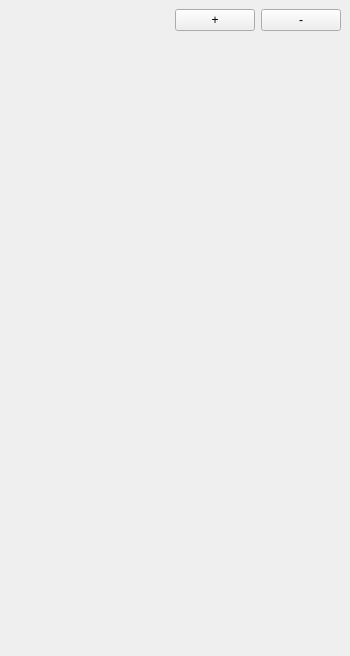
<?xml version="1.0" encoding="UTF-8"?>
<ui version="4.0">
 <class>MacroPanel</class>
 <widget class="QDockWidget" name="MacroPanel">
  <property name="geometry">
   <rect>
    <x>0</x>
    <y>0</y>
    <width>350</width>
    <height>656</height>
   </rect>
  </property>
  <property name="minimumSize">
   <size>
    <width>150</width>
    <height>200</height>
   </size>
  </property>
  <property name="floating">
   <bool>true</bool>
  </property>
  <property name="windowTitle">
   <string>Macros</string>
  </property>
  <widget class="QWidget" name="dockWidgetContents">
   <layout class="QVBoxLayout" name="verticalLayout">
    <item>
     <layout class="QHBoxLayout" name="horizontalLayout">
      <item>
       <spacer name="horizontalSpacer">
        <property name="orientation">
         <enum>Qt::Horizontal</enum>
        </property>
        <property name="sizeHint" stdset="0">
         <size>
          <width>208</width>
          <height>20</height>
         </size>
        </property>
       </spacer>
      </item>
      <item>
       <widget class="QPushButton" name="pushButton_Add">
        <property name="text">
         <string>+</string>
        </property>
       </widget>
      </item>
      <item>
       <widget class="QPushButton" name="pushButton_Remove">
        <property name="text">
         <string>-</string>
        </property>
       </widget>
      </item>
     </layout>
    </item>
    <item>
     <widget class="QScrollArea" name="scrollArea">
      <property name="frameShape">
       <enum>QFrame::NoFrame</enum>
      </property>
      <property name="horizontalScrollBarPolicy">
       <enum>Qt::ScrollBarAlwaysOff</enum>
      </property>
      <property name="widgetResizable">
       <bool>true</bool>
      </property>
      <widget class="QWidget" name="scrollAreaWidgetContents">
       <property name="geometry">
        <rect>
         <x>0</x>
         <y>0</y>
         <width>336</width>
         <height>594</height>
        </rect>
       </property>
       <layout class="QVBoxLayout" name="verticalLayout_2">
        <item>
         <spacer name="verticalSpacer">
          <property name="orientation">
           <enum>Qt::Vertical</enum>
          </property>
          <property name="sizeHint" stdset="0">
           <size>
            <width>20</width>
            <height>577</height>
           </size>
          </property>
         </spacer>
        </item>
       </layout>
      </widget>
     </widget>
    </item>
   </layout>
  </widget>
 </widget>
 <resources/>
 <connections/>
</ui>
